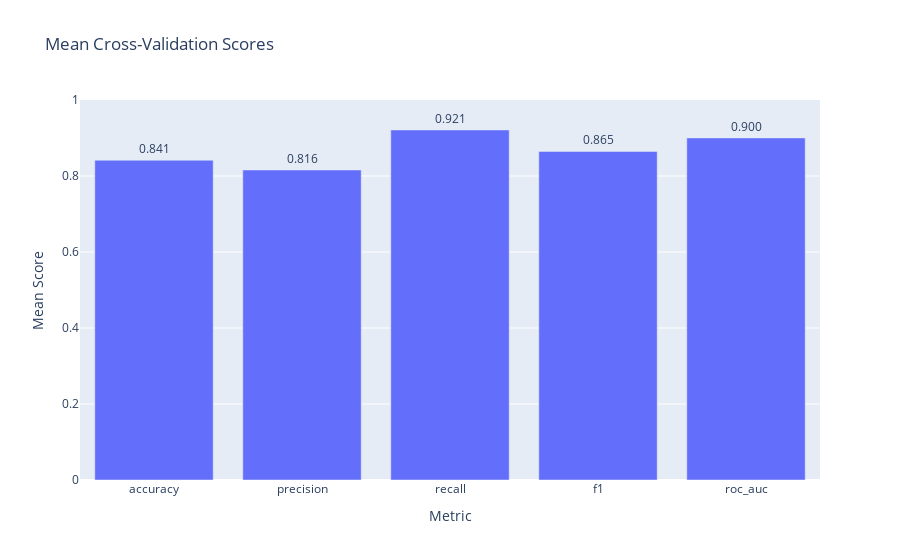

This figure's notebook cell:
### Code cell
cv_means = pd.DataFrame({metric: cv_results[f'test_{metric}'].mean() for metric in scoring}, index=['mean'])

# Transpose the DataFrame for easier plotting
cv_means_t = cv_means.T.reset_index()
cv_means_t.columns = ['Metric', 'Score']

# Create the plot using Plotly
fig = px.bar(cv_means_t, x='Metric', y='Score', 
             title='Mean Cross-Validation Scores',
             labels={'Score': 'Mean Score'},
             text='Score')

# Customize the layout
fig.update_traces(texttemplate='%{text:.3f}', textposition='outside')
fig.update_layout(uniformtext_minsize=8, uniformtext_mode='hide')
fig.update_yaxes(range=[0, 1])  # Set y-axis range from 0 to 1

# Show the plot
fig.show()

# Print the DataFrame
print(cv_means)

### Figure 1 — Plotly figure (JSON) as saved in the notebook; plotly's stock layout.template omitted (floating-point values rounded to 4 significant figures)
{"data": [{"alignmentgroup": "True", "hovertemplate": "Metric=%{x}<br>Mean Score=%{text}<extra></extra>", "legendgroup": "", "marker": {"color": "#636efa", "pattern": {"shape": ""}}, "name": "", "offsetgroup": "", "orientation": "v", "showlegend": false, "text": [0.8414, 0.8159, 0.9212, 0.8647, 0.9002], "textposition": "outside", "texttemplate": "%{text:.3f}", "type": "bar", "x": ["accuracy", "precision", "recall", "f1", "roc_auc"], "xaxis": "x", "y": [0.8414, 0.8159, 0.9212, 0.8647, 0.9002], "yaxis": "y"}], "layout": {"barmode": "relative", "legend": {"tracegroupgap": 0}, "title": {"text": "Mean Cross-Validation Scores"}, "uniformtext": {"minsize": 8, "mode": "hide"}, "xaxis": {"anchor": "y", "domain": [0, 1], "title": {"text": "Metric"}}, "yaxis": {"anchor": "x", "domain": [0, 1], "range": [0, 1], "title": {"text": "Mean Score"}}}}
